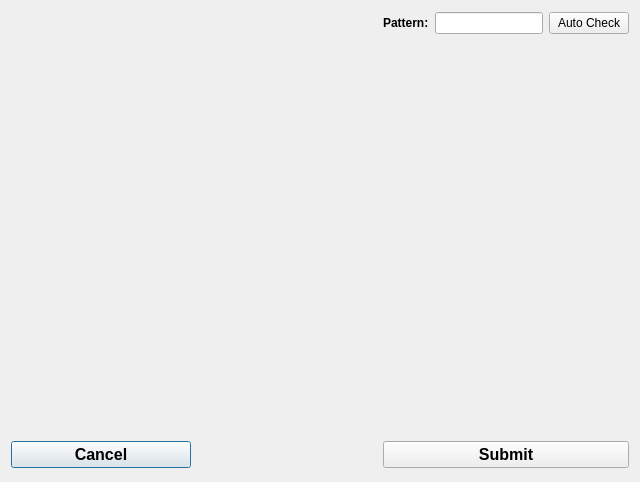
<?xml version="1.0" encoding="UTF-8"?>
<ui version="4.0">
 <class>dataPathsRecursive</class>
 <widget class="QDialog" name="dataPathsRecursive">
  <property name="geometry">
   <rect>
    <x>0</x>
    <y>0</y>
    <width>640</width>
    <height>482</height>
   </rect>
  </property>
  <property name="windowTitle">
   <string>Dialog</string>
  </property>
  <layout class="QGridLayout" name="gridLayout" rowminimumheight="0,400,0" columnminimumwidth="0,0,0">
   <item row="2" column="0">
    <widget class="QPushButton" name="cancelButton">
     <property name="font">
      <font>
       <pointsize>12</pointsize>
       <weight>75</weight>
       <bold>true</bold>
      </font>
     </property>
     <property name="text">
      <string>Cancel</string>
     </property>
    </widget>
   </item>
   <item row="1" column="0" colspan="3">
    <layout class="QVBoxLayout" name="dataPathsRecursiveVerticalLayout">
     <property name="spacing">
      <number>5</number>
     </property>
    </layout>
   </item>
   <item row="0" column="2">
    <layout class="QHBoxLayout" name="searchHorizontalLayout">
     <item>
      <widget class="QLabel" name="patternLabel">
       <property name="font">
        <font>
         <weight>75</weight>
         <bold>true</bold>
        </font>
       </property>
       <property name="text">
        <string>Pattern:</string>
       </property>
      </widget>
     </item>
     <item>
      <widget class="QLineEdit" name="patternLineEdit">
       <property name="sizePolicy">
        <sizepolicy hsizetype="Preferred" vsizetype="Fixed">
         <horstretch>0</horstretch>
         <verstretch>0</verstretch>
        </sizepolicy>
       </property>
      </widget>
     </item>
     <item>
      <widget class="QPushButton" name="searchButton">
       <property name="text">
        <string>Auto Check</string>
       </property>
      </widget>
     </item>
    </layout>
   </item>
   <item row="2" column="2">
    <widget class="QPushButton" name="submitButton">
     <property name="sizePolicy">
      <sizepolicy hsizetype="Preferred" vsizetype="Fixed">
       <horstretch>0</horstretch>
       <verstretch>0</verstretch>
      </sizepolicy>
     </property>
     <property name="font">
      <font>
       <pointsize>12</pointsize>
       <weight>75</weight>
       <bold>true</bold>
      </font>
     </property>
     <property name="text">
      <string>Submit</string>
     </property>
    </widget>
   </item>
  </layout>
 </widget>
 <resources/>
 <connections/>
</ui>
